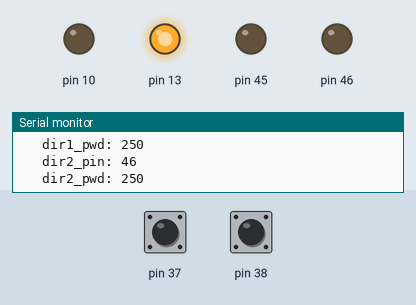
This program was run on a simulated Arduino Mega 2560, built with avr-gcc and run on an emulated ATmega2560. Shown: output pins drawn as LEDs (lit = HIGH), the last lines printed to the serial monitor. Inputs (shaded band) come from the test bench; at power-on: pin 37 HIGH, pin 38 HIGH.

Above: at 0.05 s.
At 2.05 s:
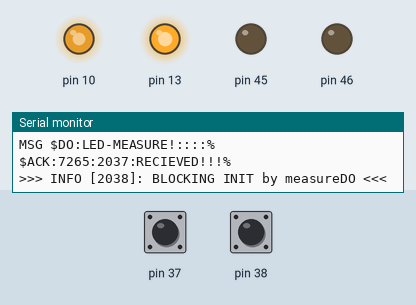
At 2.85 s:
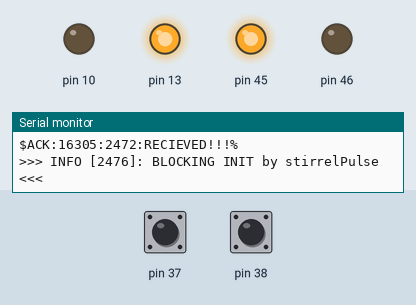
At 3.65 s:
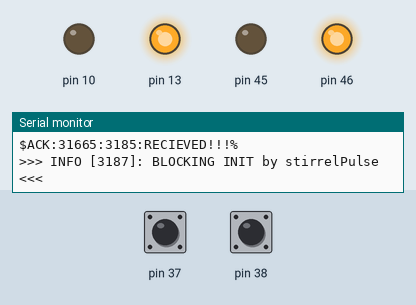
Timing chart, 0 to 8.5 s (numbered marks = the images above):
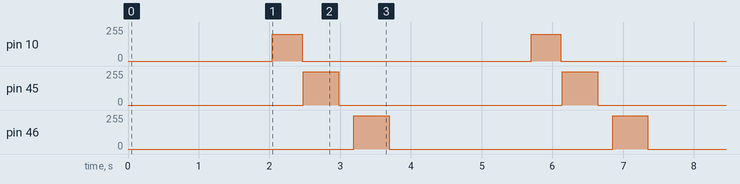

The program:

main.cpp
```cpp
// Global libs
#include <Arduino.h>
// #include <SPI.h>
// #include <SD.h>

// TODO: Stop using Arduino.hString class, use string or char[] (explore string.h, ctype.h)
//

// Local libs
#include "Base/0_Base.h"

Chemostat* pCH;

void setup() {
  pCH = new Chemostat(); // TODO: [HEAP] Check proper free/delete
  pCH->onsetup();
}

void loop() {

  // DEV
  delay(2000);
  pCH->pMSG->tryReadMsg("$DO:LED-MEASURE!%");
  pCH->onloop();
  pCH->pMSG->tryReadMsg("$STRR:PULSE!:1:500%");
  pCH->onloop();
  delay(200);
  pCH->pMSG->tryReadMsg("$STRR:PULSE!:2:500%");
  pCH->onloop();

  // pCH->onloop();

}
```

0_Base.h
```cpp
#ifndef BASE_H
#define BASE_H

//  --- --- --- --- --- --- --- --- --- --- --- --- --- ---
// A header for importing all Base headers
//  --- --- --- --- --- --- --- --- --- --- --- --- --- ---

#include "1_config.h"
#include "2_utils.h"
#include "4_Chemostat.h"
#include "4_AbsHandler.h"
#include "4_MsgHandler.h"
#include "4_LogHandler.h"
// #include "3_ConcurrentTask.h"
// #include "3_CSVLineReader.h"
// #include "3_StaticString.h"
// #include "3_Timer.h"
// #include "3_CmdHandler.h"


#endif // BASE_H
```

1_constants.h
```cpp
// ----------------------------------------------------------------------------
// CONSTANTS
#define INFTY_LONG 1000000000 // Numeric infinity
```

2_utils.h
```cpp
#ifndef UTILS_H
#define UTILS_H

#include <Arduino.h>

//  --- --- --- --- --- --- --- --- --- --- --- --- --- ---
// Some util functions
//  --- --- --- --- --- --- --- --- --- --- --- --- --- ---

//  --- --- --- --- --- --- --- --- --- --- --- --- --- ---
// My printing
// Just allow to pass multiple arguments in a single call to Serial.print

// print
template <typename Arg>
void _print(Arg arg) {
    Serial.print(arg);
}
// variadic template with one or more arguments.
template <typename First, typename... Args>
void _print(First first, Args... args) {
    Serial.print(first);
    _print(args...);
}

// println
template <typename Arg>
void _println(Arg arg) {
    _print(arg);
    Serial.println();
}
// variadic template with one or more arguments.
template <typename First, typename... Args>
void _println(First first, Args... args) {
    _print(first);
    _println(args...);
}

//  --- --- --- --- --- --- --- --- --- --- --- --- --- ---
// Hashing
unsigned int crc16_hash(unsigned int crc, char c);
unsigned int crc16_hash(unsigned int crc, String str);

#endif // UTILS_H
```

3_CSVLineReader.h
```cpp
#ifndef KV_READER_H
#define KV_READER_H

#include <Arduino.h>
#include "Base/3_StaticString.h"

class CSVLineReader{

    private:
        bool init_found;
        byte sep_found;

        StaticString _CSV_LINE_VALS[CSV_LINE_READER_VALS_NUMBER];

    public:
        boolean valid_input;

        CSVLineReader();

		/**
			get the current val as String.
		*/
		String getValString(byte i);

        // reset the reader
        void reset();

        boolean parseChar(char c);
        boolean parseChar(String str);

        String csvLineString();
        // return all vals joined without separators
        String joinVals();


        unsigned int hash(unsigned int crc);
        unsigned int hash();

};


#endif // KV_READER_H
```

3_StaticString.h
```cpp
#ifndef STATIC_STRING_H
#define STATIC_STRING_H

#include <Arduino.h>
#include "1_config.h"

// ----------------------------------------------------
// An string of known fix length
// ----------------------------------------------------

class StaticString{
    private:
        int idx;
        char buffer[STATIC_STRING_BUFFER_LEN];

    public:
        // ----------------------------------------------------
        // CONSTRUCTOR
        StaticString();
        StaticString(String& str);

        // ----------------------------------------------------
        // STATIC STRING INTERFACE
        void reset();

        String toString();
        char* c_string();

        boolean push(char c);
        boolean push(String str);

        boolean isEmpty();

        boolean isFull();

        // ----------------------------------------------------
        // HASH INTERFACE
        unsigned int hash(unsigned int crc);
        unsigned int hash();
};


#endif // STATIC_STRING_H
```

3_Timer.h
```cpp
#ifndef TIMER_H
#define TIMER_H

#include <Arduino.h>

#define TIMER_ROLLING_MODE 0
#define TIMER_FIXED_MODE 1

// TODO: move out implementation

// A class to handle time intervals trigered actions
class Timer {
	private:
		byte mode;
		unsigned long period;
		unsigned long next_event;
		unsigned long event_count;

	public:
		Timer(unsigned long period, byte mode);

        Timer();

		void set_mode(byte mode);

		void set_next(byte mode);

		void set_next();

		unsigned long get_next();

		// Set a new period and recompute next event
		void set_period(unsigned long new_period, byte mode);
		void set_period(unsigned long new_period);

		unsigned long get_period();

		unsigned long time_to_event();

		unsigned long get_event_count();

		// check if it is time for the event to occur and advance to next_event
		bool istime(byte mode);
		bool istime();

		bool notyet(byte mode);
		bool notyet();

		// check if it is time for the event but do not advance the Timer
		bool dry_istime();

		bool dry_notyet();

		void wait();
};

#endif // TIMER_H
```

4_AbsHandler.h
```cpp
#ifndef ABS_HANDLER_H
#define ABS_HANDLER_H

//  --- --- --- --- --- --- --- --- --- --- --- --- --- ---
// A general base class for each handler.
// A main goal is to group all handlers in a single array on the
// Chemostat class
//  --- --- --- --- --- --- --- --- --- --- --- --- --- ---

#include <Arduino.h>

#include "Base/4_Chemostat.h"

// ----------------------------------------------------
// TODO: Add an 'info' 'warn' 'error' function to print stuff

// ----------------------------------------------------
class AbsHandler {
  private:
    boolean enable0;
    boolean enable;
    // String id; // For dev

  public:
    Chemostat* Ch;

    AbsHandler(Chemostat* Ch);

    // ----------------------------------------------------
    // SKETCH INTERFACE
    virtual void onsetup();
    virtual void onloop();

    // ----------------------------------------------------
    // ENABLE INTERFACE
    virtual boolean _enable();
    virtual boolean _enable0();
    virtual void Enable(boolean flag);
    virtual void Enable0(boolean flag);
    virtual boolean isEnable();


    // ----------------------------------------------------
    // BLOCKING INTERFACE
    virtual void onBlokingInit();
    virtual void onBlokingEnd();

    // ----------------------------------------------------
    // MSG INTERFACE
    virtual boolean handleMsg();

    // ----------------------------------------------------
    // _DEV INTERFACE
    virtual String getClassName();
    virtual void sayHi();


};

#endif // ABS_HANDLER_H
```

4_Chemostat.h
```cpp
#ifndef CHEMOSTAT_H
#define CHEMOSTAT_H

#include "1_config.h"

// foward declaration
class AbsHandler;
class MsgHandler;
class SerialHandler;
class SDHandler;
class LogHandler;
class LEDHandler;
class DOHandler;
class StirrelHandler;

// TODO: use 'cost' stuff whn required

class Chemostat {
    private:
        AbsHandler* _ALL_HANDLERS_BUFFER[CHEMOSTAT_HANDLERS_BUFFER_SIZE];

    public:
        // ----------------------------------------------------
        // HANDLERS
        MsgHandler* pMSG;
        SerialHandler* pSERIAL;
        SDHandler* pSD;
        LogHandler* pLOG;
        LEDHandler* pBLED;
        DOHandler* pDO;
        StirrelHandler* pSTRR;

        // ----------------------------------------------------
        // CONSTRUCTOR
        Chemostat();

        // ----------------------------------------------------
        // SKETCH INTERFACE
        void onsetup();

        void onloop();

        // ----------------------------------------------------
        // _DEV INTERFACE
        String getClassName();
        void sayHi();

        // ----------------------------------------------------
        // MSG INTERFACE
        boolean handleMsg();

        // ----------------------------------------------------
        // TIME INTERFACE
        // Use a clock module if present, otherwise use millis or progress
        String nowTimeTag();

        // ----------------------------------------------------
        // BLOCKING INTERFACE
        void onBlokingInit();
        void onBlokingEnd();

        // ----------------------------------------------------
        // HANDLERS INTERFACE

        // MSG INTERFACE
        void handleAllMsgs();
        void handleBlokingInit(const String& msg);
        void handleBlokingEnd(const String& msg);

        // TODO: Add an handleBlokingInit/End where all handlers are called (by other handler)
        // to act upon a blocking event

        void pushHandler(AbsHandler* h);

        // ----------------------------------------------------
        // OTHERS
        void printWelcome();
};


void _pushHandler(AbsHandler* buffer[], AbsHandler* h);

#endif // CHEMOSTAT_H
```

4_DOHandler.h
```cpp
#ifndef DOHANDLER_H
#define DOHANDLER_H


#include <Arduino.h>

#include "Base/1_config.h"
#include "Base/2_utils.h"
#include "Base/4_Chemostat.h"
#include "Base/4_AbsHandler.h"
#include "Base/4_SerialHandler.h"

//  --- --- --- --- --- --- --- --- --- --- --- --- --- ---
// Handler for logging info/error/dev information
//  --- --- --- --- --- --- --- --- --- --- --- --- --- ---

class DOHandler :
    public AbsHandler
{
    private:
        // TODO: Add controls (laser_pwd, led_waiting_time, etc...)
        int laser_pwd;
        long led1_val;
        long led2_val;

    public:
        // ----------------------------------------------------
        // CONSTRUCTOR
        DOHandler(Chemostat* Ch);

        // ----------------------------------------------------
        // SKETCH INTERFACE
        virtual void onsetup();
        virtual void onloop();

        // ----------------------------------------------------
        // _DEV INTERFACE
        String getClassName();
        void sayHi();

        // -------------------------
        // HANDLE MSG INTERFACE
        boolean handleMsg();

        // ----------------------------------------------------
        // DO INTERFACE
        void laserOn();
        void laserOff();
        void measureDO();

};


// ----------------------------------------------------
// DO UTILS
// BLOCKING
long _count_pulses(int pin, unsigned long sampling_time);

#endif // DOHANDLER_H
```

4_LEDHandler.h
```cpp
#ifndef LED_HANDLER_H
#define LED_HANDLER_H

#include <Arduino.h>

#include "Base/1_config.h"
#include "Base/2_utils.h"
#include "Base/4_Chemostat.h"
#include "Base/4_AbsHandler.h"
#include "Base/4_SerialHandler.h"

//  --- --- --- --- --- --- --- --- --- --- --- --- --- ---
// Handler for logging info/error/dev information
//  --- --- --- --- --- --- --- --- --- --- --- --- --- ---

class LEDHandler :
    public AbsHandler
{
    private:
        byte pin;

    public:
        // ----------------------------------------------------
        // CONSTRUCTOR
        LEDHandler(Chemostat* Ch, byte pin);

        // ----------------------------------------------------
        // SKETCH INTERFACE
        virtual void onsetup();
        virtual void onloop();

        // ----------------------------------------------------
        // _DEV INTERFACE
        String getClassName();
        void sayHi();

        // -------------------------
        // HANDLE MSG INTERFACE
        boolean handleMsg();

        // ----------------------------------------------------
        // LED INTERFACE
        void ledOn();
        void ledOff();
        void setState(int state);
        int getState();
        void flip();


};

#endif // LED_HANDLER_H
```

4_LogHandler.h
```cpp
#ifndef LOG_HANDLER_H
#define LOG_HANDLER_H

#include <Arduino.h>

#include "Base/1_config.h"
#include "Base/2_utils.h"
#include "Base/4_Chemostat.h"
#include "Base/4_AbsHandler.h"
#include "Base/4_SerialHandler.h"

//  --- --- --- --- --- --- --- --- --- --- --- --- --- ---
// Handler for logging dev/info/error information
//  --- --- --- --- --- --- --- --- --- --- --- --- --- ---

class LogHandler :
    public AbsHandler
{
    private:
        byte serial_vlevel;
        byte sd_vlevel;

    public:
        // ----------------------------------------------------
        // CONSTRUCTOR
        LogHandler(Chemostat* Ch);

        // ----------------------------------------------------
        // SKETCH INTERFACE
        void onsetup();
        void onloop();

        // ----------------------------------------------------
        // SERIAL LOG INTERFACE
        // From python doc (https://docs.python.org/3/howto/logging.html)
        // If the logger’s level is higher than the method call’s,
        // no logging message is actually generated. This is the basic mechanism
        // controlling the verbosity of logging output.
        // TODO: Use msg interface?

        byte getSerialVLevel();
        void setSerialVLevel(byte vlv);

        template <typename T0, typename... Ts>
        void _log_serial(T0 tag, Ts... args) {
            // One liner
            this->Ch->pSERIAL->println(
                LOG_INIT_TOKEN, " ", tag, " [", this->Ch->nowTimeTag(), "]: ",
                args...,
                " ", LOG_END_TOKEN
            );
        }

        // ----------------------------------------------------
        // SERIAL LOG INTERFACE

        byte getSDVLevel();
        void setSDVLevel(byte vlv);

        template <typename T0, typename T1>
        void _log_sd(T0 tag, T1 line) { // One liner
            ;
        }
        template <typename T0, typename... Ts>
        void _log_sd(T0 tag, Ts... args) { // Multi liner
            ;
        }

        // ----------------------------------------------------
        // LOG INTERFACE

        template <typename T0, typename... Ts>
        void error(T0 arg0, Ts... args) {
            if (this->serial_vlevel <= LOG_ERROR_LEVEL) {
                _log_serial(LOG_ERR_TAG, arg0, args...);
            }
            if (this->sd_vlevel <= LOG_ERROR_LEVEL) {
                _log_sd(LOG_ERR_TAG, arg0, args...);
            }
        }

        template <typename T0, typename... Ts>
        void warn(T0 arg0, Ts... args) {
            if (this->serial_vlevel <= LOG_WARN_LEVEL) {
                _log_serial(LOG_WARN_TAG, arg0, args...);
            }
            if (this->sd_vlevel <= LOG_WARN_LEVEL) {
                _log_sd(LOG_WARN_TAG, arg0, args...);
            }
        }

        template <typename T0, typename... Ts>
        void info(T0 arg0, Ts... args) {
            if (this->serial_vlevel <= LOG_INFO_LEVEL) {
                _log_serial(LOG_INFO_TAG, arg0, args...);
            }
            if (this->sd_vlevel <= LOG_INFO_LEVEL) {
                _log_sd(LOG_INFO_TAG, arg0, args...);
            }
        }

        template <typename T0, typename... Ts>
        void dev(T0 arg0, Ts... args) {
            if (this->serial_vlevel <= LOG_DEV_LEVEL) {
                _log_serial(LOG_DEV_TAG, arg0, args...);
            }
            if (this->sd_vlevel <= LOG_DEV_LEVEL) {
                _log_sd(LOG_DEV_TAG, arg0, args...);
            }
        }

        // -------------------------
        // HANDLE MSG INTERFACE
        boolean handleMsg();

        // ----------------------------------------------------
        // _DEV INTERFACE
        String getClassName();
        void sayHi();
};


#endif // LOG_HANDLER_H
```

4_SDHandler.h
```cpp
// #ifndef SD_HANDLER_H
// #define SD_HANDLER_H

// #include <Arduino.h>
// #include <SD.h>

// #include "Base/1_config.h"
// #include "Base/2_utils.h"
// #include "Base/3_StaticString.h"
// #include "Base/4_AbsHandler.h"
// #include "Base/4_Chemostat.h"

// // ----------------------------------------------------
// // ALL SD actions must happend using this class
// // TODO: Make a 'virtual' SD?
// // ----------------------------------------------------

// class SDHandler :
//     public AbsHandler
// {
//     private:
//         StaticString _LINE_BUFFER;

//     public:
//         // ----------------------------------------------------
//         // CONSTRUCTOR
//         SDHandler(Chemostat* Ch);

//         // ----------------------------------------------------
//         // SKETCH INTERFACE
//         void onsetup();
//         void onloop();

//         // ----------------------------------------------------
//         // _DEV INTERFACE
//         String getClassName();
//         void sayHi();

//         // -------------------------
//         // HANDLE MSG INTERFACE
//         boolean handleMsg();

//         // -------------------------
//         // SD INTERFACE

//         /// ONE LINE FILE INTERFACE
//         // - read a one line file
//         String readLineFile(String file, String onerr);
//         // - write/overwrite a one line file
//         boolean writeLineFile(String file, String line);
//         String getLineString(); // get last one line file read

//         /// MULTI LINE FILE INTERFACE
//         // - append a line to a file
//         // - read a line from a multiline file

//         /// FILE/DIR INTERFACE
//         //  - create file/dir
//         void mkdir(String file);
//         // - check isFile/isDir/isPath
//         boolean exists(String file);
//         // - delete path
//         void remove(String file);
//         // - copy file/dir
//         // - file hash?

//         /// HARDWARE TEST INTERFACE
//         // - check read & write file
//         boolean checkReadWrite();

// };


// #endif // SD_HANDLER_H
```

2_utils.cpp
```cpp
#include <Arduino.h>

#include "Base/1_config.h"
#include "Base/2_utils.h"

//  --- --- --- --- --- --- --- --- --- --- --- --- --- ---
// Hashing
// from: https://forum.arduino.cc/t/simple-checksum-that-a-noob-can-use/300443/3
// TOSYNC
unsigned int crc16_hash(unsigned int crc, char c){
  int i;
  crc ^= c;
  for (i = 0; i < 8; ++i)
  {
    if (crc & 1) {
        crc = (crc >> 1) ^ 0xA001;
    } else {
        crc = (crc >> 1);
    }
  }
  return crc;
}

unsigned int crc16_hash(unsigned int crc, String str){
    for (unsigned int i = 0; i < str.length(); i++) {
        crc = crc16_hash(crc, str.charAt(i));
    }
    return crc;
}
```

Source omitted: 4_MsgHandler.h (3421 bytes), 4_SerialHandler.h (1600 bytes), 4_StirrelHandler.h (1233 bytes), 3_AbsHandler.cpp (2685 bytes), 3_CSVLineReader.cpp (2687 bytes), 3_StaticString.cpp (1561 bytes), 3_Timer.cpp (1810 bytes), 4_Chemostat.cpp (6753 bytes), 4_DOHandler.cpp (3410 bytes), 4_LEDHandler.cpp (2164 bytes), 4_LogHandler.cpp (2208 bytes), 4_MsgHandler.cpp (4008 bytes) and 4 more

Measured:
- by itself, pin 10: alternates 200/255 for 0.42 s and 0/255 for 3.2 s
- by itself, pin 45, pin 46: alternates 250/255 for 0.50 s and 0/255 for 3.2 s
